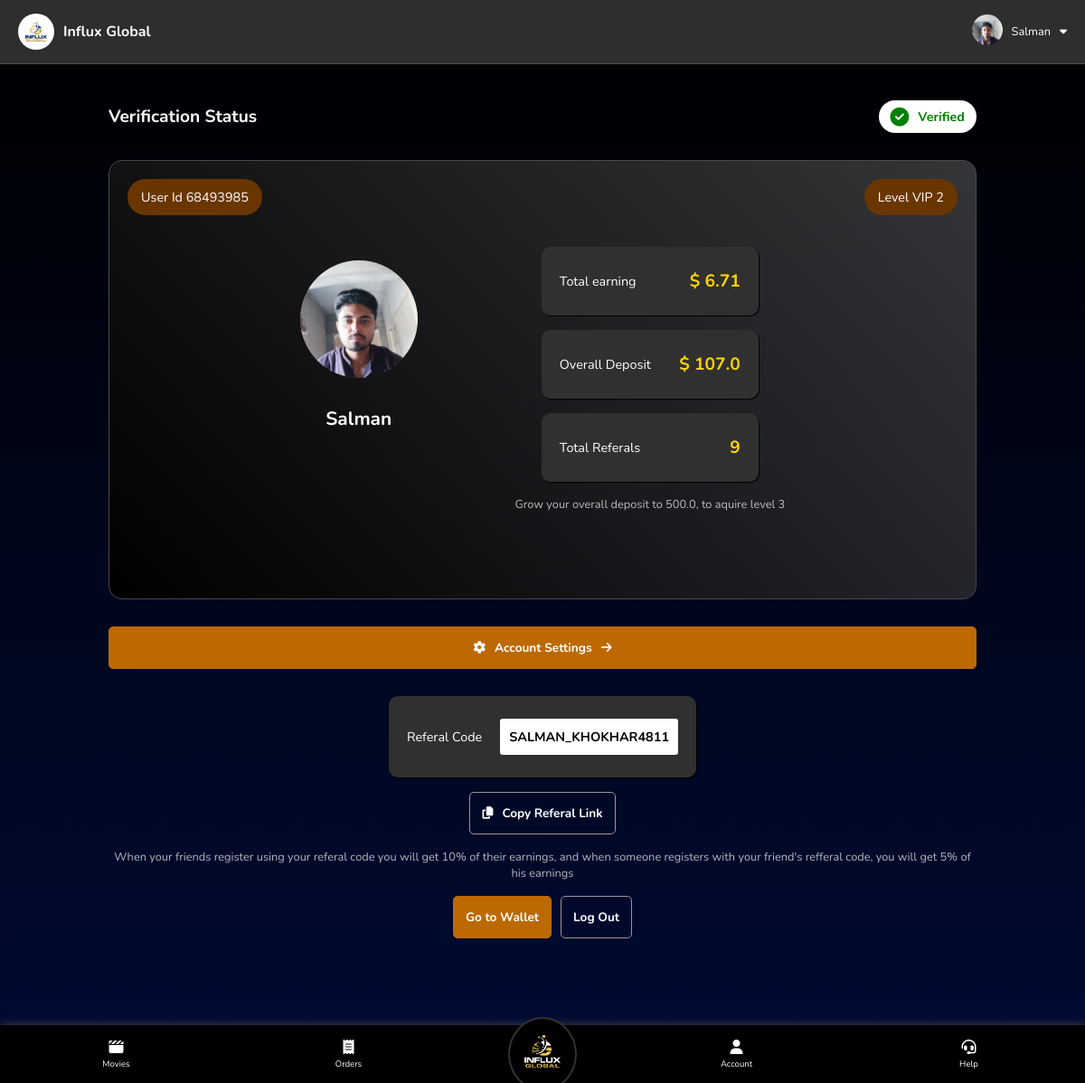
The app's page /user/account (signed in) with its own data.
### backend.py (models this page shows)
class users(db.Model):
    user_id = db.Column(db.String(50), primary_key=True, nullable=False)
    name = db.Column(db.String(50), nullable=False, unique=False)
    email = db.Column(db.String, nullable=True, unique=False)
    phone = db.Column(db.String(50), nullable=False, unique=True)
    password = db.Column(db.String(50), nullable=False, unique=False)
    country = db.Column(db.String(20), nullable=False, unique=False)
    account_status = db.Column(db.String(20), nullable=True, unique=False)
    selfReferalCode = db.Column(db.String(50), nullable=False, unique=True)
    joiningReferalCode = db.Column(db.String(50), nullable=False, unique=False)
    level = db.Column(db.Integer, nullable=False, unique=False)
    purchased_tickets = db.Column(db.String, nullable=True, unique=False)
    payment_requests = db.Column(db.String, nullable=True, unique=False)
    overall_referals = db.Column(db.Integer, nullable=False, unique=False)
    overall_deposit = db.Column(db.Float, nullable=False, unique=False)
    wallet_balance = db.Column(db.Float, nullable=False, unique=False)
    experience_money = db.Column(db.Float, nullable=True, unique=False)
    overall_earning = db.Column(db.Float, nullable=False, unique=False)
    today_earning = db.Column(db.Float, nullable=False, unique=False)
    monthly_earning = db.Column(db.Float, nullable=False, unique=False)

### backend.py (the view)
@app.route("/user/account", methods=["GET"])
def user_account():
    if request.method == "GET":
        if "user" in session:
            user_id = session["user"]
            selected_user = users.query.filter_by(user_id = user_id).first()
            if selected_user:
                level_upgrade_string = generate_level_upgrade_string(selected_user.level, selected_user.overall_referals, selected_user)
                return render_template("user/account.html", user=selected_user, level_upgrade_string=level_upgrade_string, currentPagespanText="Account", round=round, get_dpImg_src=get_dpImg_src)
            else:
                session.pop("user")
                return redirect("/")
        else:
            return redirect("/")

### backend.py (called while the page is built)
@app.route("/get-dp-img-src/<string:user_id>", methods=["GET"])
def get_dpImg_src(user_id):
    user_dp_folder = os.path.join(app.config['UPLOAD_FOLDER'], "dp", user_id)
    if os.path.exists(user_dp_folder):
        dp_filename = os.listdir(user_dp_folder)[0]
        img_src = "/" + os.path.join(user_dp_folder, dp_filename)
        return img_src
    else:
        return False

### templates/user/account.html (shortened to what this page needs)
{% extends 'user/home.html' %}
{% block main %}
<div class="container" id="accountContainer">
    <div id="verificationBox" class="v-box-{{user.account_status}}">
        <span class="title">Verification Status</span>
        <span class="btnWithIcon verStatus">
            <span>{{user.account_status}}</span>
        </span>
    </div>
    <div id="profileContainer">
        <div class="profileSection">
            <span class="userId infoBlock">User Id {{user.user_id}}</span>
            <div class="profilePicWrapper" id="profilePicWrapper">
                {% if get_dpImg_src(user.user_id) %}
                <img class="dpImg" src="{{get_dpImg_src(user.user_id)}}" alt="DP">
                {% else %}
                <i class="fa-solid fa-user" style="color: #ffffff;"></i>
                <i class="fa-solid fa-camera"></i>
                {% endif %}
            </div>
            <span class="name">{{user.name}}</span>
        </div>
        <div class="levelSection">
            <span class="level infoBlock">Level VIP {{user.level}}</span>
            <span class="amountBlock">Total earning <strong>&dollar; {{ round(user.overall_earning, 2) }}</strong></span>
            <span class="amountBlock">Overall Deposit <strong>&dollar; {{ round(user.overall_deposit, 2) }}</strong></span>
            <span class="amountBlock">Total Referals <strong>{{user.overall_referals}}</strong></span>
            <p>{{level_upgrade_string}}</p>
        </div>
    </div>
    <a href="/user_account_settings/{{user.user_id}}" class="btn btnNormal btnWithIcon">
        <i class="fa-solid fa-gear"></i>
        <span>Account Settings</span>
        <i class="fa-solid fa-arrow-right"></i>
    </a>
    <div class="referalCodeWrapper levelSection">
        <span class="amountBlock">
            Referal Code <div class="rCode">{{user.selfReferalCode}}</div>
        </span>
        <button id="refLinKCopyBtn" class="btn btnTrans btnWithIcon">
            <i class="fa-solid fa-copy"></i>
            <span id="refLinKCopyBtnSpan">Copy Referal Link</span>
        </button>
        <p>When your friends register using your referal code you will get 10% of their earnings, and when someone registers with your friend's refferal code, you will get 5% of his earnings</p>
        <div id="bottombtnsContainer">
            <a href="/user/wallet" class="btn btnNormal">Go to Wallet</a>
            <a href="/logout/{{user.user_id}}" class="btn btnTrans">Log Out</a>
        </div>
    </div>
</div>
{% endblock main %}

### templates/user/home.html (shortened to what this page needs)
<!doctype html>
<html lang="en">
<head>
    <link rel="stylesheet" href="/static/css/comman.css">
    <link rel="stylesheet" href="/static/css/user/style.css">
</head>
<body>
    <div id="topBar">
        <div class="block" style="padding: 5px 10px;">
            <span class="btnWithIcon">
                <img src="/static/img/favicons/apple-touch-icon.png" alt="logo" class="topBarLogo">
                <span style="font-weight: bold;">Influx Global</span>
            </span>
        </div>
        <div class="block" style="font-size: 0.8rem; cursor: pointer;">
            <span class="btnWithIcon topBarSpan" id="profileSpan">
                <div class="dpImgWrapper">
                    {% if get_dpImg_src(user.user_id) %}
                    <img class="dpImg" src="{{get_dpImg_src(user.user_id)}}" alt="DP">
                    {% else %}
                    <i class="fa-solid fa-user" style="color: #ffffff;"></i>
                    {% endif %}
                </div>
                <span>{{user.name}}</span>
                <i class="fa-solid fa-caret-down"></i>
            </span>
        </div>
    </div>
    {% block main %}{% endblock main %}
    {% block nav %}
    <nav>
        <a href="/user" class="navlink navlinkWithIcon">
            <i class="fa-solid fa-clapperboard"></i>
            <span>Movies</span>
        </a>
        <a href="/user/orders" class="navlink navlinkWithIcon">
            <i class="fa-solid fa-receipt"></i>
            <span>Orders</span>
        </a>
        <a href="/userhome" id="navLogoLink">
            <img id="navLogo" src="{{ url_for('static', filename='img/logos/Png/Influx-global-logo-Final-Files-04.png') }}" alt="">
        </a>
        <a href="/user/account" class="navlink navlinkWithIcon">
            <i class="fa-solid fa-user"></i>
            <span>Account</span>
        </a>
        <a href="/user/help" class="navlink navlinkWithIcon">
            <i class="fa-solid fa-headset"></i>
            <span>Help</span>
        </a>
    </nav>
    {% endblock nav %}
</body>
</html>

### static/css/comman.css (style rules this page uses)
* { padding: 0px; margin: 0px; color: white; font-family: 'Nunito', sans-serif; }
html { scroll-behavior: smooth; }
a.btn { text-decoration: none; }
a.navlink { text-decoration: none; }
.btn, .navlink { font-size: 0.85rem; }
.btn { background: none; border: none; padding: 13px; border-radius: 5px; font-weight: bold; text-align: center; }
.btnWithIcon { display: flex; align-items: center; justify-content: center; column-gap: 10px; }
.btn.btnNormal { background-color: #bd6903; border: 1px solid #bd6903; }
.btn.btnTrans { background: none; border: 1px solid rgb(151, 151, 151); }

### static/css/user/style.css (style rules this page uses)
body { background: linear-gradient(180deg, black, transparent); background-color: #000b34; min-height: 100vh; }
nav { display: flex; justify-content: space-around; align-items: center; background-color: #001118; background-color: black; position: fixed; width: 100vw; bottom: 0px; z-index: 1; height: 4.5rem; box-shadow: 1px 1px 10px #565656; }
#navLogoLink { background-color: black; border-radius: 100%; border: 2px solid #323232; margin: 0px 4%; }
#navLogo { width: 6vw; width: 5.5rem; }
.navlink { font-size: 1rem; }
.navlink.navlinkWithIcon { display: flex; flex-direction: column; justify-content: center; align-items: center; row-gap: 4px; height: 100%; width: 100%; height: 100%; }
.navlink.navlinkWithIcon i { font-size: 2vw; font-size: 1rem; }
.container { padding-top: 5vh; padding-bottom: 20vh; padding-right: 10vw; padding-left: 10vw; }
#topBar { display: flex; justify-content: space-between; align-items: center; border-bottom: 1px solid #ffffff26; position: sticky; top: 0px; backdrop-filter: blur(54px); background-color: #2e2e2e; z-index: 1; padding: 10px; }
#topBar .dpImg { width: 34px; border-radius: 100%; }
.topBarLogo { width: 40px; border-radius: 87%; }
#profileSpan { padding: 5px 10px; }
@media screen and (max-width: 1431px) { nav { height: 4rem; justify-content: normal; } }
@media screen and (max-width: 1431px) { .navlink { font-size: 0.6rem; } }
@media screen and (max-width: 1431px) { .navlink.navlinkWithIcon { width: 100%; } }
@media screen and (max-width: 1431px) { .navlink.navlinkWithIcon i { font-size: 1rem; } }
@media screen and (max-width: 1431px) { #navLogo { width: 4.5rem; } }

### records on screen
users: user_id (picture), name "Salman", account_status "Verified", user_id "68493985", level "2", overall_earning "6.71", overall_deposit "107.0", overall_referals "9", selfReferalCode "SALMAN_KHOKHAR4811"

### other values on screen
{{ level_upgrade_string }} "Grow your overall deposit to 500.0, to aquire level 3"
